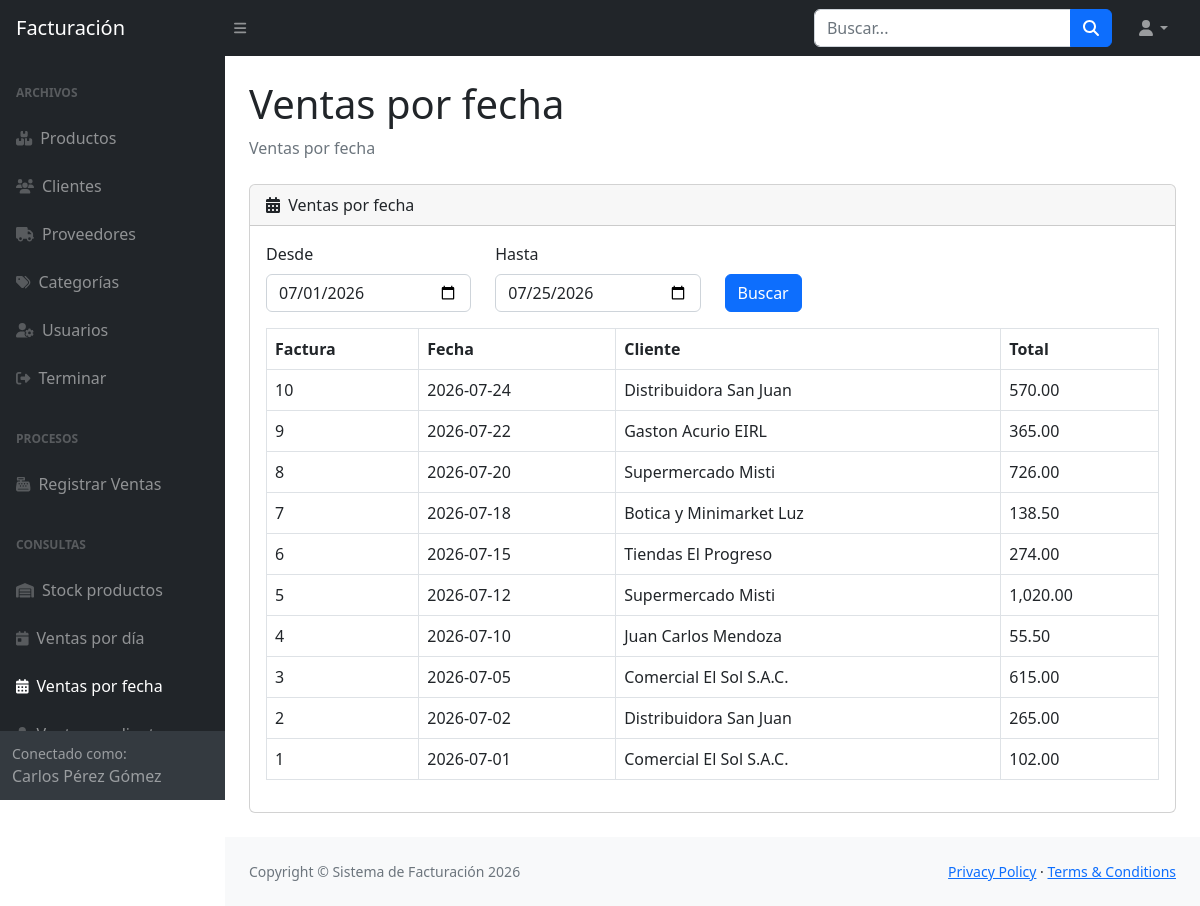
The app's page /vista/ventas_fecha.php (signed in) with its own data.
### tables this page shows
CREATE TABLE `facturas` (
  `idfactura` int(11) NOT NULL,
  `fecha` date DEFAULT NULL,
  `idcliente` varchar(10) DEFAULT NULL,
  `idusuario` varchar(3) DEFAULT NULL,
  `fechareg` datetime DEFAULT NULL,
  `idcondicion` char(2) DEFAULT NULL,
  `valorventa` decimal(10,4) DEFAULT NULL,
  `igv` decimal(10,4) DEFAULT NULL
);

CREATE TABLE `clientes` (
  `idcliente` varchar(10) NOT NULL,
  `nomcliente` varchar(128) DEFAULT NULL,
  `ruccliente` varchar(11) DEFAULT NULL,
  `dircliente` varchar(128) DEFAULT NULL,
  `telcliente` varchar(9) DEFAULT NULL,
  `emailcliente` varchar(64) DEFAULT NULL
);

### vista/common.php (called while the page is built, shortened)
<?php
function safe($text) {
    return htmlspecialchars($text, ENT_QUOTES, 'UTF-8');
}
function fetchRows($mysqli, $sql, $types = '', $params = []) {
    $stmt = $mysqli->prepare($sql);
    if ($types !== '') {
        $stmt->bind_param($types, ...$params);
    }
    $stmt->execute();
    $result = $stmt->get_result();
    $rows = [];
    while ($row = $result->fetch_assoc()) {
        $rows[] = $row;
    }
    return $rows;
}

### vista/ventas_fecha.php (the view, shortened to what this page needs)
<?php
require_once 'common.php';
$from = trim($_GET['from'] ?? date('Y-m-01'));
$to = trim($_GET['to'] ?? date('Y-m-d'));
$reportRows = fetchRows($mysqli, 'SELECT f.idfactura, f.fecha, c.nomcliente, SUM(d.cant*d.preuni) AS total FROM facturas f LEFT JOIN clientes c ON f.idcliente = c.idcliente LEFT JOIN detallefactura d ON f.idfactura = d.idfactura WHERE DATE(f.fecha) BETWEEN ? AND ? GROUP BY f.idfactura ORDER BY f.fecha DESC', 'ss', [$from, $to]);
require 'header.php';
?>
                        <div class="card mb-4">
                            <div class="card-header">
                                <i class="fas fa-calendar-alt me-1"></i>
                                Ventas por fecha
                            </div>
                            <div class="card-body">
                                <form method="get" action="ventas_fecha.php">
                                    <div class="row mb-3">
                                        <div class="col-md-3">
                                            <label class="form-label">Desde</label>
                                            <input class="form-control" type="date" name="from" value="<?php echo safe($from); ?>" />
                                        </div>
                                        <div class="col-md-3">
                                            <label class="form-label">Hasta</label>
                                            <input class="form-control" type="date" name="to" value="<?php echo safe($to); ?>" />
                                        </div>
                                        <div class="col-md-2 align-self-end">
                                            <button class="btn btn-primary" type="submit">Buscar</button>
                                        </div>
                                    </div>
                                </form>
                                <div class="table-responsive">
                                    <table class="table table-bordered" id="datatablesSimple">
                                        <thead>
                                            <tr>
                                                <th>Factura</th>
                                                <th>Fecha</th>
                                                <th>Cliente</th>
                                                <th>Total</th>
                                            </tr>
                                        </thead>
                                        <tbody>
                                            <?php foreach ($reportRows as $row): ?>
                                                <tr>
                                                    <td><?php echo safe($row['idfactura']); ?></td>
                                                    <td><?php echo safe($row['fecha']); ?></td>
                                                    <td><?php echo safe($row['nomcliente']); ?></td>
                                                    <td><?php echo number_format($row['total'], 2); ?></td>
                                                </tr>
                                            <?php endforeach; ?>
                                        </tbody>
                                    </table>
                                </div>
                            </div>
                        </div>
<?php require 'footer.php'; ?>

### records on screen
facturas: idfactura "10", fecha "2026-07-24", idcliente.nomcliente "Distribuidora San Juan", total "570.00"
facturas: idfactura "9", fecha "2026-07-22", idcliente.nomcliente "Gaston Acurio EIRL", total "365.00"
facturas: idfactura "8", fecha "2026-07-20", idcliente.nomcliente "Supermercado Misti", total "726.00"
facturas: idfactura "7", fecha "2026-07-18", idcliente.nomcliente "Botica y Minimarket Luz", total "138.50"
facturas: idfactura "6", fecha "2026-07-15", idcliente.nomcliente "Tiendas El Progreso", total "274.00"
facturas: idfactura "5", fecha "2026-07-12", idcliente.nomcliente "Supermercado Misti", total "1,020.00"
facturas: idfactura "4", fecha "2026-07-10", idcliente.nomcliente "Juan Carlos Mendoza", total "55.50"
facturas: idfactura "3", fecha "2026-07-05", idcliente.nomcliente "Comercial El Sol S.A.C.", total "615.00"
facturas: idfactura "2", fecha "2026-07-02", idcliente.nomcliente "Distribuidora San Juan", total "265.00"
facturas: idfactura "1", fecha "2026-07-01", idcliente.nomcliente "Comercial El Sol S.A.C.", total "102.00"

### other values on screen
safe($_SESSION['user']['fullname'] ?? $_SESSION['user']['username']) "Carlos Pérez Gómez"
safe($pageTitle) "Ventas por fecha"
